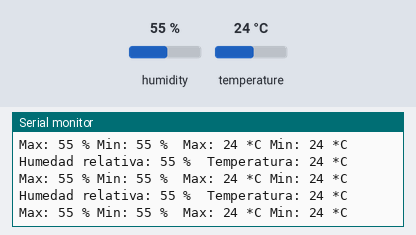
Bench run of a sketch on a simulated Arduino Uno, built with avr-gcc and run on an emulated ATmega328P. Shown: the last lines printed to the serial monitor. The inputs (shaded band) are chosen by the test bench; at power-on: humidity 55 %, temperature 24 °C.

Above: at 2.8 s.
2.9 s: humidity set to 22 %
At 5.6 s:
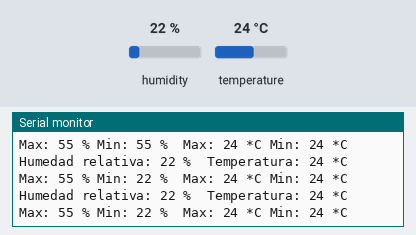
5.7 s: temperature set to 12 °C
At 7.1 s:
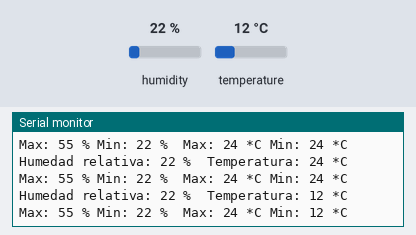
8.5 s: humidity set to 40 %
At 8.5 s:
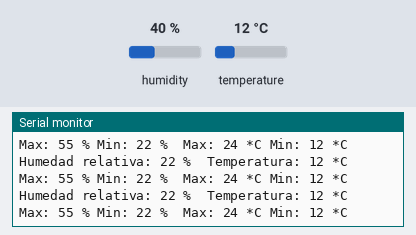
Timing chart, 0 to 11.5 s (numbered marks = the images above; inputs shaded):
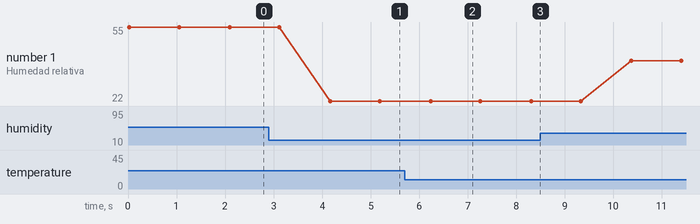

Measured:
- after the input at 2.9 s, the serial monitor: prints a new line after 1.3 s (image 1)
- after the input at 5.7 s, the serial monitor: prints a new line after 0.54 s (image 2)
- plotted number 1: 55 → 22 after the input at 2.9 s, 22 → 40 after the input at 8.5 s

The sketch:

sensor_humedad.ino
```cpp
// Sketch de ejemplo para testear el famoso sensor DHT de humedad y temperatura
// Escrito por ladyada, de dominio público
// Modificado por Regata para www.tallerarduino.wordpress.com

#include "DHT.h"  //Añadimos la libreria con la cual trabaja nuestro sensor

#define DHTPIN 2     // Indicamos el pin donde conectaremos la patilla data de nuestro sensor

// Descomenta el tipo de sensor que vas a emplear. En este caso usamos el DHT11
#define DHTTYPE DHT11   // DHT 11
//#define DHTTYPE DHT22   // DHT 22  (AM2302)
//#define DHTTYPE DHT21   // DHT 21 (AM2301)

// Conecta el pin 1 (el de la izquierda) del sensor a +5V
// Conecta el pin 2 del sensor al pin que has elegido para DHTPIN
// Conecta el pin 4 (el de la derecha) del sensor a GROUND
// Conecta una resistencia de 10K del pin 2 (data) al pin 1 (+5V) del sensor

DHT dht(DHTPIN, DHTTYPE);  //Indica el pin con el que trabajamos y el tipo de sensor
int maxh=0, minh=100, maxt=0, mint=100;  //Variables para ir comprobando maximos y minimos

void setup()
{
  //Inicio comunicacion serie para ver los datos en el ordenador
  Serial.begin(9600);
  //Mensaje de inicio
  Serial.println("Comprobacion sensor DHTxx:");
  //Iniciamos el sensor
  dht.begin();
}

void loop()
{
  // La lectura de la temperatura o de la humedad lleva sobre 250 milisegundos
  // La lectura del sensor tambien puede estar sobre los 2 segundos (es un sensor muy lento)
  int h = dht.readHumidity();  //Guarda la lectura de la humedad en la variable float h
  int t = dht.readTemperature();  //Guarda la lectura de la temperatura en la variable float t

  // Comprobamos si lo que devuelve el sensor es valido, si no son numeros algo esta fallando
  if (isnan(t) || isnan(h)) // funcion que comprueba si son numeros las variables indicadas
  {
    Serial.println("Fallo al leer del sensor DHT"); //Mostramos mensaje de fallo si no son numeros
  } else {
    //Mostramos mensaje con valores actuales de humedad y temperatura, asi como maximos y minimos de cada uno de ellos
    Serial.print("Humedad relativa: ");
    Serial.print(h);
    Serial.print(" %\t");
    Serial.print("Temperatura: ");
    Serial.print(t);
    Serial.println(" *C");
    //Comprobacion de maximos y minimos de humedad y temperatura
    if (maxh<h)
      maxh=h;
    if (h<minh)
      minh=h;
    if (maxt<t)
      maxt=t;
    if (t<mint)
      mint=t;
    Serial.print("Max: ");
    Serial.print(maxh);
    Serial.print(" % ");
    Serial.print("Min: ");
    Serial.print(minh);
    Serial.print(" %\t");
    Serial.print("Max: ");
    Serial.print(maxt);
    Serial.print(" *C ");
    Serial.print("Min: ");
    Serial.print(mint);
    Serial.println(" *C\n");
  }
  delay(1000);
}
```
